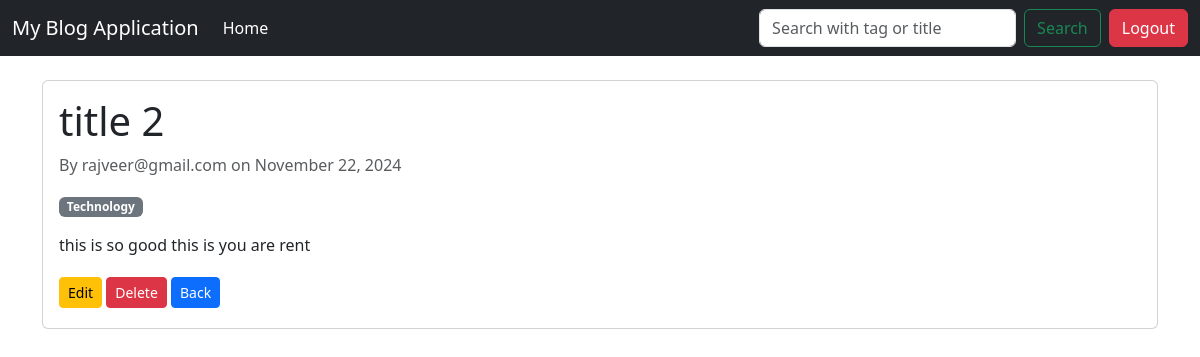
Screenshot of /blog/13/ (signed in) with the database file from the repository.
### blog/models.py (models this page shows, shortened)
class Blog(models.Model):
    title = models.CharField(max_length=255)
    tags = models.ManyToManyField(Tag, related_name='blogs')
    content = models.TextField()
    author = models.ForeignKey(settings.AUTH_USER_MODEL, on_delete=models.CASCADE)
    created_at = models.DateTimeField(auto_now_add=True)

class CustomUser(AbstractBaseUser, PermissionsMixin):
    email = models.EmailField(unique=True, primary_key=True)
    name = models.CharField(max_length=255)
    is_active = models.BooleanField(default=False)  # User is not active until email is verified
    is_staff = models.BooleanField(default=False)
    email_verified = models.BooleanField(default=False)
    verification_token = models.UUIDField(default=uuid.uuid4, editable=False)
    objects = CustomUserManager()
    USERNAME_FIELD = 'email'
    REQUIRED_FIELDS = ['name']
    def __str__(self):
        return self.email

class Tag(models.Model):
    name  = models.CharField(max_length=100, unique=True)

### blog/views.py (the view)
# urls.py: path('blog/<int:blog_id>/', views.blog_details, name="blog_details"),
@login_required
def blog_details(request, blog_id):
    blog = get_object_or_404(Blog, id = blog_id)
    return render(request,'blog/blog_details.html',{'blog':blog})

### blog/templates/blog/blog_details.html (shortened to what this page needs)
{% extends "base.html" %}
{% block content %}
    <article class="card mb-4">
        <div class="card-body">
            <h1 class="card-title">{{ blog.title }}</h1>
            <p class="text-muted">By {{ blog.author }} on {{ blog.created_at|date:"F d, Y" }}</p>
            <p>
                {% if blog.tags.exists %}
                    {% for tag in blog.tags.all %}
                    <span class="badge text-bg-secondary">{{ tag.name }}</span>
                    {% endfor %}
                {% else %}
                <span class="badge text-bg-secondary">No tags</span>
                {% endif %}
            </p>
            <p class="card-text">{{ blog.content }}</p>
            {% if blog.author == user %}
                <a href="{% url 'update_blog' blog.id %}" class="btn btn-sm btn-warning">Edit</a>
                <a href="{% url 'delete_blog' blog.id %}" class="btn btn-sm btn-danger">Delete</a>
                <a class="btn btn-primary btn-sm mt-1 mb-1" href="{% url 'home' %}">Back</a>
            {% endif %}
        </div>
    </article>
{% endblock content %}

### rows the page displays
Blog: title "title 2", author "rajveer@gmail.com", created_at "November 22, 2024", content "this is so good this is you are rent"
Tag: name "Technology"
